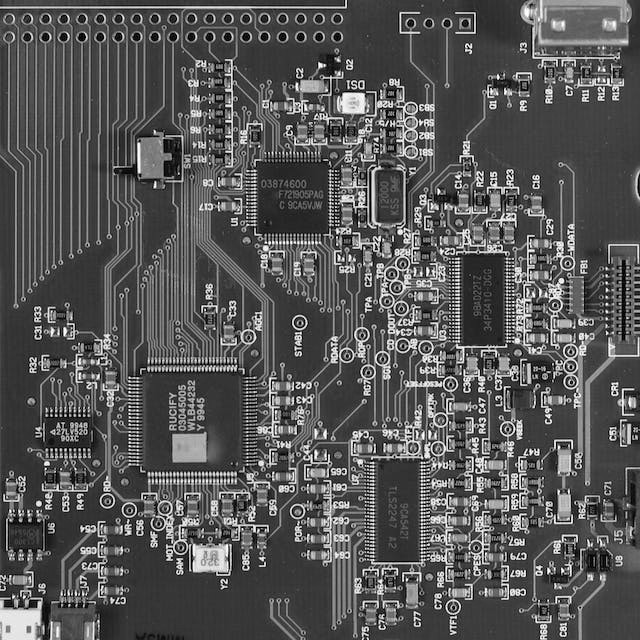
//> input picture vc-lab4-master/circuit_board.jpg, 640 x 640 px
$ ./histogram circuit_board.jpg   (built with g++ and OpenCV 4)
//> lines starting //> are read from the running program, lines starting //| are printed output that depends on the picture; after the words box and inside, x2 and y2 are one past the last pixel; in counts of white or black regions, pixels touching at a corner belong together
#include <stdio.h>
#include <opencv2/core/core.hpp>
#include <opencv2/imgcodecs.hpp>
#include <opencv2/highgui.hpp>
#include <opencv2/imgproc.hpp>

using namespace cv;
using namespace std;

const int HIST_IMG_HEIGHT = 400;

// Declare global variables
Mat img; // Original image
Mat out; // Thresholded output image

void createHistogram(Mat &img, Mat &hist)
{
    int histSize = 256; // Number of bins (256 possible intensity values for grayscale)
    vector<int> histData(histSize, 0);
    // Create a black canvas for the histogram image
    Mat histImage(HIST_IMG_HEIGHT, 512, CV_8UC3, Scalar(255, 255, 255)); // Black canvas to draw the histogram

    bool uniform = true, accumulate = false;
    int imgRows = img.rows;
    int imgCols = img.cols;
    int max_height = 0;

    // 1. Iterate through the image to calculate the histogram (frequency of pixel intensities)
    for (int i = 0; i < imgRows; i++)
    {
        for (int j = 0; j < imgCols; j++)
        {
            // Get the pixel intensity value (grayscale value)
            int pixelValue = img.at<uchar>(i, j);

            // Increment the corresponding histogram bin for this pixel intensity
            histData[pixelValue]++;
            max_height = max(histData[pixelValue], max_height);
        }
    }

    // 2. Normalize the histogram
    int hist_w = 512;
    int hist_h = HIST_IMG_HEIGHT;
    int bin_w = cvRound((double)hist_w / histSize); // Width of each bin

    for (int i = 0; i < histSize; i++)
    {
        histData[i] = cvRound((float)histData[i] * hist_h / max_height); // Normalize based on max count
    }

    for (int i = 0; i < histSize; i++)
    {
        int binVal = histData[i]; // already normalized value
        // Calculate the x position and width of each bin
        int x = i * bin_w;
        // Draw a filled rectangle for each bin
        rectangle(histImage, Point(x, hist_h - binVal), Point(x + bin_w, hist_h),
                  Scalar(25, 25, 25), cv::FILLED);
    }

    // Add vertical lines at intensity 127 and 255
    int lineHeight = hist_h; // The line spans the full height of the histogram
    // Create an overlay from histImage
    Mat overlay = histImage.clone();

    // Define line color and thickness
    Scalar lineColor(50, 50, 50); // Dark gray
    int thickness = 1;
    int lineType = LINE_AA; // Anti-aliased line

    // Draw vertical lines at the desired intensities.
    // Note: Since each bin is 2 pixels wide (512/256),
    // the x position is calculated as intensity * bin_w.
    line(overlay, Point(255 * bin_w, 0), Point(255 * bin_w, lineHeight), lineColor, thickness, lineType, 0);
    line(overlay, Point(192 * bin_w, 0), Point(192 * bin_w, lineHeight), lineColor, thickness, lineType, 0);
    line(overlay, Point(128 * bin_w, 0), Point(128 * bin_w, lineHeight), lineColor, thickness, lineType, 0);
    line(overlay, Point(64 * bin_w, 0), Point(64 * bin_w, lineHeight), lineColor, thickness, lineType, 0);
    line(overlay, Point(0 * bin_w, 0), Point(0 * bin_w, lineHeight), lineColor, thickness, lineType, 0);

    // Blend the overlay with the original histogram image.
    // alpha controls the transparency of the lines (0.0 - 1.0)
    double alpha = 0.7; // 50% transparency for the lines
    addWeighted(overlay, alpha, histImage, 1 - alpha, 0, histImage);
    // Set the calculated histogram image in the input parameter "hist"
    hist = histImage;
}

void thresh_onchange(int val, void *userdata)
{
    // Access the image pointer from userdata
    Mat *img_ptr = (Mat *)userdata;
    // Perform thresholding and store the result in 'out'
    cv::threshold(*img_ptr, out, val - 1, 256, cv::THRESH_BINARY);
    // Show the output image
    cv::imshow("Result", out);
}

int main(int argc, char *argv[])
{
    img = imread(argv[1], IMREAD_GRAYSCALE);
//> img is the input picture: 640 rows x 640 cols, CV_8UC1; min 0, max 255, mean 86.4
    // Set target width
    int targetWidth = 800;

    // Calculate new height to maintain aspect ratio
    double aspectRatio = static_cast<double>(img.cols) / img.rows;
//> aspectRatio = 1
    int newHeight = static_cast<int>(targetWidth / aspectRatio);
//> newHeight = 800

    // Resize both images
    cv::resize(img, img, cv::Size(targetWidth, newHeight));
//> img: 800 rows x 800 cols, CV_8UC1
    cv::imshow("a window", img);

    // Check if the image was successfully loaded
    if (img.empty())
    {
        printf("Failed to load image '%s'\n", argv[1]);
        return -1;
    }

    Mat hist;
    // Create image histogram
    createHistogram(img, hist);
//> the loop in createHistogram, `for (int i = 0; i < imgRows; i++)` made 800 passes
//> max_height on passes 1 to 3: 69, 139, 234
//> after the loop in createHistogram, `for (int i = 0; i < imgRows; i++)`: histData = 256 values, max 19836 at index 55, min 0 at index 255, mean 2500; max_height = 19836
//> after the loop in createHistogram, `for (int i = 0; i < histSize; i++)`: histData = 256 values, max 400 at index 55, min 0 at index 0, mean 50.39
//> the loop in createHistogram, `for (int i = 0; i < histSize; i++)` made 256 passes
//> binVal on passes 1 to 3: 0, 0, 0
//> after the loop in createHistogram, `for (int i = 0; i < histSize; i++)`:
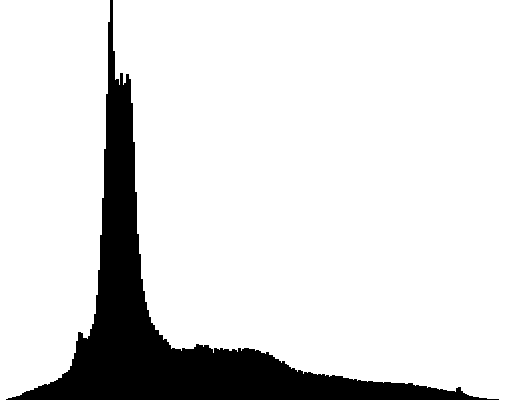
//> histImage: 400 rows x 512 cols, CV_8UC3; values 25 (black) and 255 (white), 87.2% white; 1 black region, box (x1, y1, x2, y2) and area: (6, 0, 499, 400) 26290
//> in createHistogram, `line(overlay, Point(0 * bin_w, 0), Point(0 * bin_w, lineHeight), lineC..`:
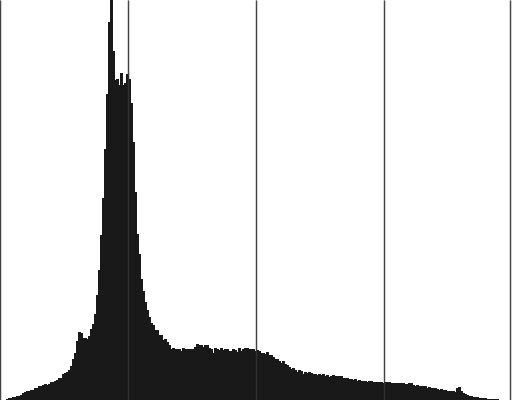
//> overlay: 400 rows x 512 cols, CV_8UC3; min 25, max 255, mean 223.5
//> in createHistogram, `addWeighted(overlay, alpha, histImage, 1 - alpha, 0, histImage);`:
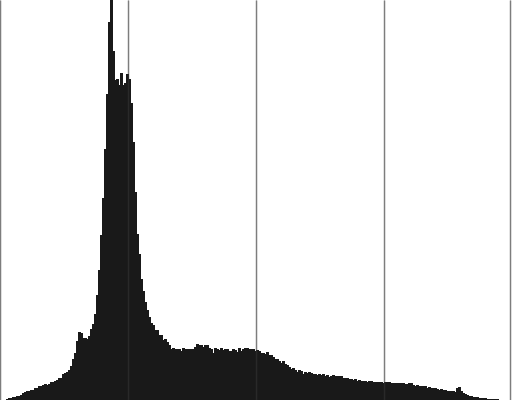
//> histImage: 400 rows x 512 cols, CV_8UC3; 2.73% of pixels changed, all inside (x1, y1, x2, y2) = (0, 0, 512, 400)

    // Show the histogram in a window
    namedWindow("Histogram", WINDOW_NORMAL);
    imwrite("hist.jpg", hist); // Save the histogram image to file
    imshow("Histogram", hist);

    // Create a window for the result and set up a trackbar
    namedWindow("Result", WINDOW_NORMAL);

    // Pass the image pointer as the userdata to the callback function
    cv::createTrackbar("Threshold", "Result", NULL, 256, thresh_onchange, (void *)&img);

    // Call the callback function for the initial processing
    thresh_onchange(0, (void *)&img);
//> in thresh_onchange, `cv::threshold(*img_ptr, out, val - 1, 256, cv::THRESH_BINARY);`: out: 800 rows x 800 cols, CV_8UC1; every value is 255

    // Wait for a key press before quitting
    waitKey(0);

    return 0;
}

$ run again, on vc-lab4-master/glaucoma.jpg
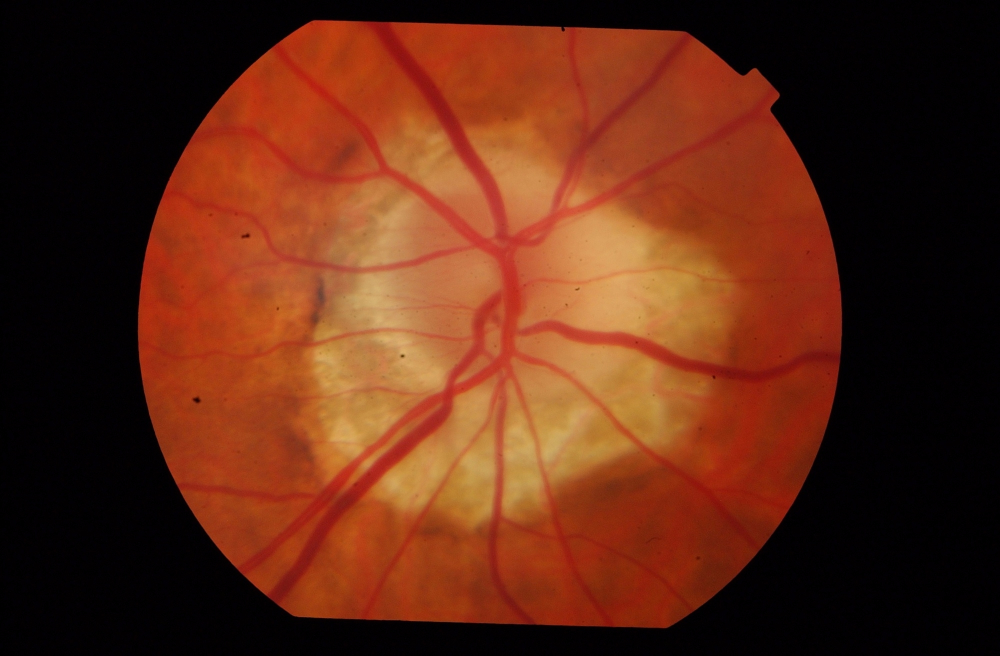
//> input picture vc-lab4-master/glaucoma.jpg, 2000 x 1312 px (shown at 1/2 size)
//> `cv::resize(img, img, cv::Size(targetWidth, newHeight));`:
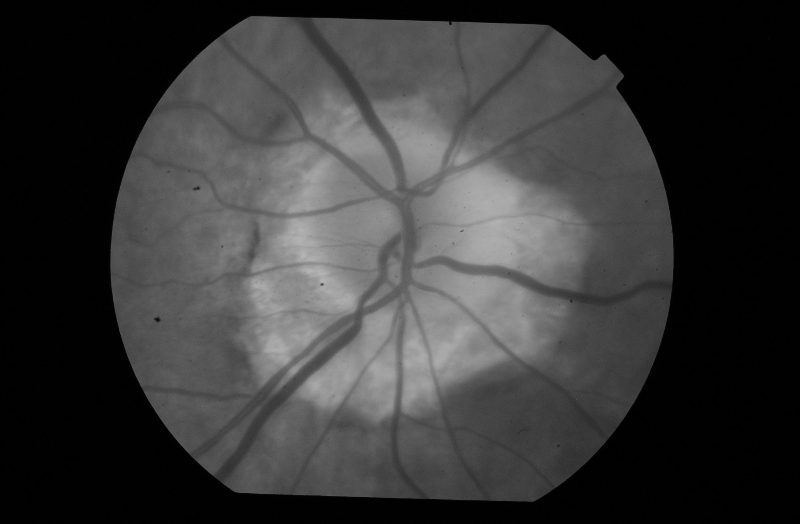
//> img: 524 rows x 800 cols, CV_8UC1; min 0, max 183, mean 55.3
//> the loop in createHistogram, `for (int i = 0; i < imgRows; i++)` made 524 passes
//> max_height on passes 1 to 3: 498, 943, 1434
//> after the loop in createHistogram, `for (int i = 0; i < imgRows; i++)`: histData = 256 values, max 111733 at index 1, min 0 at index 184, mean 1637.5; max_height = 111733
//> after the loop in createHistogram, `for (int i = 0; i < histSize; i++)`: histData = 256 values, max 400 at index 1, min 0 at index 7, mean 5.84
//> the loop in createHistogram, `for (int i = 0; i < histSize; i++)` made 256 passes
//> binVal on passes 1 to 3: 186, 400, 70
//> in createHistogram, `addWeighted(overlay, alpha, histImage, 1 - alpha, 0, histImage);`:
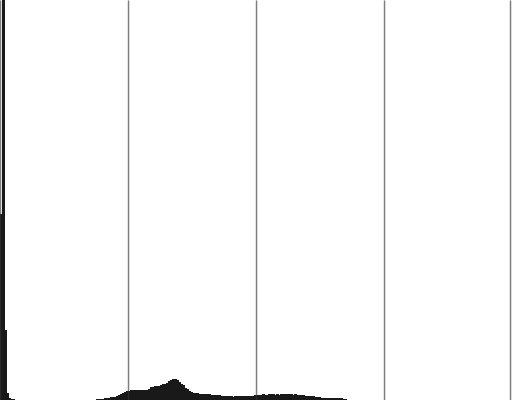
//> histImage: 400 rows x 512 cols, CV_8UC3; min 25, max 255, mean 249.5
//> out: 524 rows x 800 cols, CV_8UC1; every value is 255

$ run again, on vc-lab4-master/horizon1.jpg
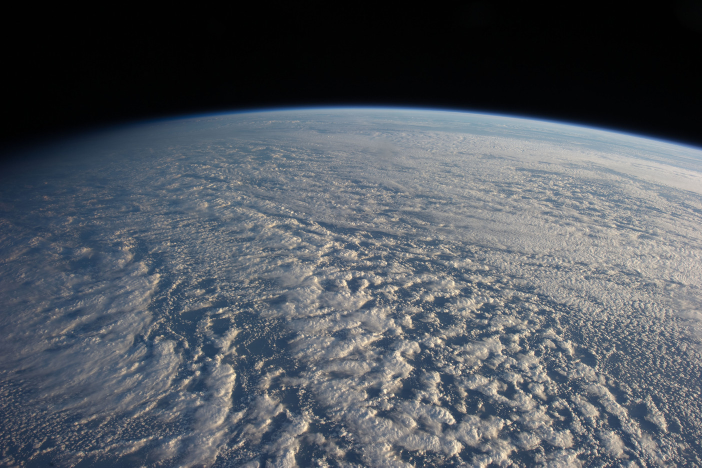
//> input picture vc-lab4-master/horizon1.jpg, 1404 x 935 px (shown at 1/2 size)
//> the loop in createHistogram, `for (int i = 0; i < imgRows; i++)` made 532 passes
//> max_height on passes 1 to 3: 684, 1396, 2100
//> after the loop in createHistogram, `for (int i = 0; i < imgRows; i++)`: histData = 256 values, max 42663 at index 1, min 0 at index 247, mean 1662.5; max_height = 42663
//> after the loop in createHistogram, `for (int i = 0; i < histSize; i++)`: histData = 256 values, max 400 at index 1, min 0 at index 220, mean 15.63
//> the loop in createHistogram, `for (int i = 0; i < histSize; i++)` made 256 passes
//> binVal on passes 1 to 3: 3, 400, 306
//> after the loop in createHistogram, `for (int i = 0; i < histSize; i++)`:
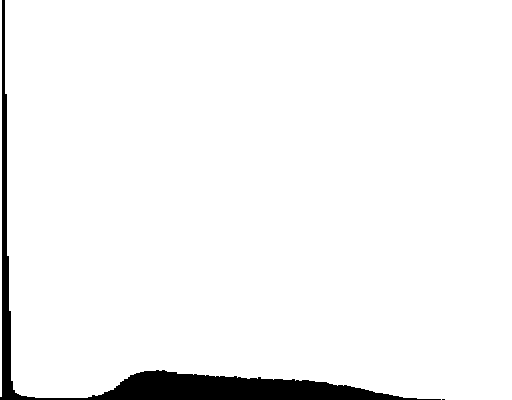
//> histImage: 400 rows x 512 cols, CV_8UC3; values 25 (black) and 255 (white), 95.9% white; 2 black regions (1 under 20 px), largest, box (x1, y1, x2, y2) and area: (0, 0, 441, 400) 8445
//> in createHistogram, `addWeighted(overlay, alpha, histImage, 1 - alpha, 0, histImage);`:
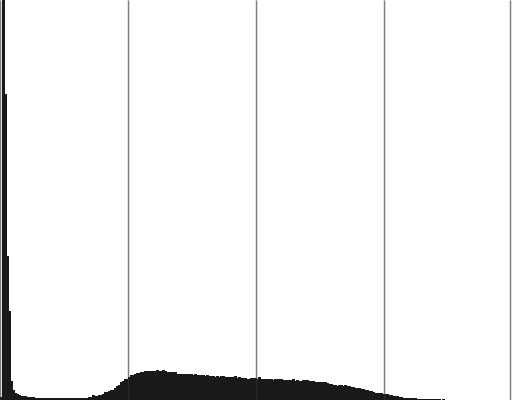
//> histImage: 400 rows x 512 cols, CV_8UC3; 2.73% of pixels changed, all inside (x1, y1, x2, y2) = (0, 0, 512, 400)
//> out: 532 rows x 800 cols, CV_8UC1; every value is 255
